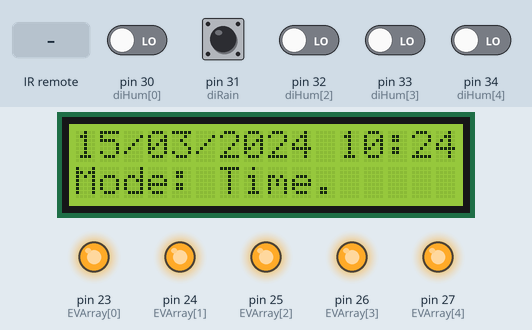
Recording of a sketch running on a simulated Arduino Mega 2560, built for the host (arithmetic inside an expression is 32-bit, double 64-bit). Parts: 16×2 character LCD, output pins drawn as LEDs (lit = HIGH). The inputs (shaded band) are chosen by the test bench; at power-on: pin 31 (diRain) HIGH, pin 30 (diHum[0]), pin 32 (diHum[2]), pin 33 (diHum[3]), pin 34 (diHum[4]) LOW. The local clock reads 2024-03-15 10:24:30 at power-on unless the sketch sets it; what the sketch prints to the serial monitor is not drawn.

Above: at 1.2 s.
1.3 s: infrared code 0xFF4AB5 received
At 1.6 s:
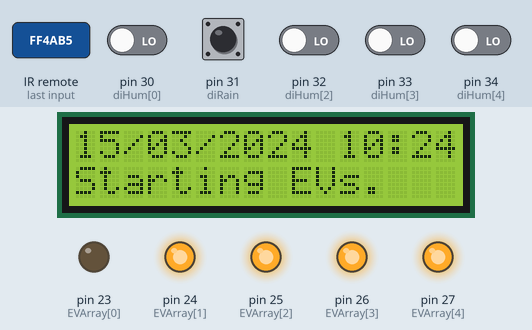
3.8 s: infrared code 0xFF52AD received
At 6.7 s:
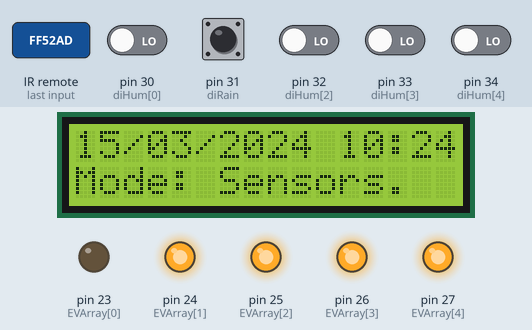
6.8 s: infrared code 0xFF42BD received
At 9.47 s:
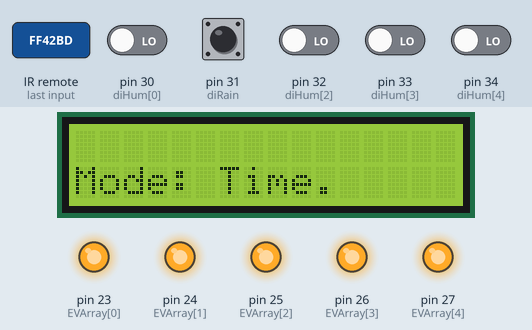
Timing chart, 0 to 11.0 s (numbered marks = the images above; inputs shaded):
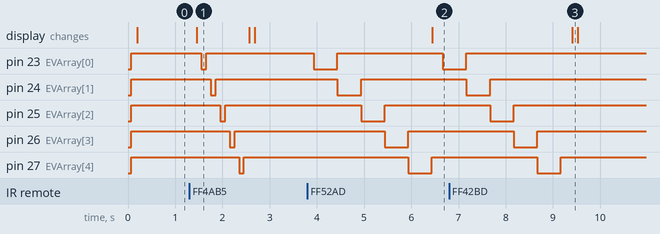

The sketch:

sistemaIrrigazioneTPS_v4.ino
```cpp
/* Importo Libreria Wire per gestire il protocollo I2C */
#include <Wire.h>

/* Importo le Librerie per gestire il Real Time Clock */
#include <Time.h>
#include <RTClib.h>

/* Importo la Libreria per gestire il protocollo I2C dell'LCD */
#include <LiquidCrystal_I2C.h>

/* Importo Librerie per gestire il sensore ad infrarossi */
#include <IRremoteInt.h>
#include <IRremote.h>

/* Definizione Pulsanti Telecomando */
#define OK_BUTTON 16712445
#define ZERO_BUTTON 16730805
#define ONE_BUTTON 16738455
#define TWO_BUTTON 16750695
#define THREE_BUTTON 16756815
#define FOUR_BUTTON 16724175
#define FIVE_BUTTON 16718055
#define STAR_BUTTON 16728765    /* Time Mode */
#define HASHTAG_BUTTON 16732845 /* Sensors Mode */

/* definisco il numero di elettrovalvole */
#define NUM_EV 5

/* Setto il pin del Ricevitore Infrarossi */
#define RECV_PIN 22

/* Definisco il pin di entrata del sensore di pioggia */
#define diRain 31

/* La variabile contiene il valore orario da raggiongere per poter innaffiare */
String hourToMatch = "08:00";

/* Definisco un enum per lo stato */
enum STATO {
  READ = 0,
  FETCH,
  ACTIVATE,
  WRITE
};

/* Definisco una variabile int a 8 bit per lo stato */
uint8_t stato;

/* Il primo avvio viene fatto con la modalità a tempo */
bool onHour = true;

/* Dichiaro un vettore che contiene lo stato del sensore di umidità (true = attivo) */
int humBool[NUM_EV] = {true, true, true, true, true};

/* Dichiaro un vettore con i pin dei digital input dei sensori di umidità */
int diHum[NUM_EV] = {30, 31, 32, 33, 34};

/* Dichiaro un vettore con i pin del digital output delle elettrovalvole */
int EVArray[NUM_EV] = {23, 24, 25, 26, 27};

/* Dichiaro un vettore di booleani dove chiederò se la pianta ha bisgno di acqua */
bool hum[NUM_EV];

/* Creo un'istanza del ricevitore ad infrarossi */
IRrecv irrecv(RECV_PIN);

/* Metto i risultati del decoding del sensore in una variabile di tipo decode_results */
decode_results results;

/* Creo un'istanza del Real Time Clock */
RTC_DS3231 rtc;

/* Creo un'istanza del LCD */
LiquidCrystal_I2C lcd(0x27, 16, 2);


 /* * * * * * * * * * * * * * * * * * * * * * * /
 *  Funzione: setup()                          *
 *  Params: -\-                                *
 *  Info: -\-                                  *
 / * * * * * * * * * * * * * * * * * * * * * * */

void setup() {
  int i = 0;

  Wire.begin();

  if(rtc.lostPower()) {
    rtc.adjust(DateTime(F(__DATE__), F(__TIME__)));
  }

  lcd.init();
  lcd.backlight();
  lcd.clear();
  lcd.setCursor(0, 0);

  pinMode(22, OUTPUT);

  for(; i < NUM_EV; i++) {
    pinMode(EVArray[i], OUTPUT);
    digitalWrite(EVArray[i], HIGH);
  }

  Serial.begin(9600);

  irrecv.enableIRIn();

  stato = STATO::READ;
}


 /* * * * * * * * * * * * * * * * * * * * * * * /
 *  Funzione: loop()                           *
 *  Params: -\-                                *
 *  Info: -\-                                  *
 / * * * * * * * * * * * * * * * * * * * * * * */

void loop() {
  bool rain;

  switch (stato) {
    case STATO::READ:
      if(onHour) {
        writeLine("Mode: Time.", 1, 100);
      } else {
        writeLine("Mode: Sensors.", 1, 100);
      }

      getTime();
      rain = checkForRain();
      checkHum();
      stato = STATO::FETCH;
      break;

    case STATO::FETCH:
      Serial.println("In Fetch");
      fetch();
      stato = STATO::ACTIVATE;
      break;

    case STATO::ACTIVATE:
      Serial.println("In Activate");
      if(!rain) {
        if(onHour) {
          atCertainTime();
        } else {
            needsWater();
        }
      }
      stato = STATO::READ;
      break;
  }
}


 /* * * * * * * * * * * * * * * * * * * * * * * /
 *  Funzione: startEV()                        *
 *  Params: -\-                                *
 *  Info: Starts all EVs.                      *
 / * * * * * * * * * * * * * * * * * * * * * * */

void startEV() {
  int i = 0;

  String msg = "Starting EVs.";
  writeLine(msg, 1, 100);

  for (; i < NUM_EV; i++) {
    digitalWrite(EVArray[i], LOW);
    delay(100);
    digitalWrite(EVArray[i], HIGH);
    delay(100);
  }

}


 /* * * * * * * * * * * * * * * * * * * * * * * /
 *  Funzione: writeLine()                      *
 *  Params: messaggio: message to print        *
 *          line: where the msg will be printed*
 *          delayMS: delay in milliseconds     *
 *  Info: Writes a String to the LCD           *
 / * * * * * * * * * * * * * * * * * * * * * * */

void writeLine(String messaggio, int line, int delayMS){
  int lunghezza = messaggio.length();
  int i = 0;
  lcd.setCursor(0, line);
  lcd.print(messaggio);
  delay(delayMS);
}


 /* * * * * * * * * * * * * * * * * * * * * * * /
 *  Funzione: checkForRain()                   *
 *  Params: -\-                                *
 *  Info: Check if is not raining              *
 / * * * * * * * * * * * * * * * * * * * * * * */

bool checkForRain() {
  bool isRaining = digitalRead(diRain);

  return !isRaining;
}


 /* * * * * * * * * * * * * * * * * * * * * * * /
 *  Funzione: checkHum()                       *
 *  Params: -\-                                *
 *  Info: Checks any sensor to know if the     *
 *        humidity is over the selected level  *
 / * * * * * * * * * * * * * * * * * * * * * * */

void checkHum() {
  int i = 0;

  for(; i < NUM_EV; i++) {
    hum[i] = digitalRead(diHum[i]);
  }
}


 /* * * * * * * * * * * * * * * * * * * * * * * /
 *  Funzione: fetch()                          *
 *  Params: -\-                                *
 *  Info: checks the information sent with the *
 *        IR Remote                            *
 / * * * * * * * * * * * * * * * * * * * * * * */

void fetch() {
  String msg;
  Serial.println("In Fetch");

  while (irrecv.decode(&results)) {
    switch (results.value) {
      case ZERO_BUTTON:
        startEV();
        lcd.clear();
        break;

      case ONE_BUTTON:
        humBool[0] = !humBool[0];
        break;

      case TWO_BUTTON:
        humBool[1] = !humBool[1];
        break;

      case THREE_BUTTON:
        humBool[2] = !humBool[2];
        break;

      case FOUR_BUTTON:
        humBool[3] = !humBool[3];
        break;

      case FIVE_BUTTON:
        humBool[4] = !humBool[4];
        break;

       case STAR_BUTTON:
        lcd.clear();
        onHour = true;
        break;

       case HASHTAG_BUTTON:
        onHour = false;
        break;
    }
    Serial.println(results.value);
    irrecv.resume();
  }
}


 /* * * * * * * * * * * * * * * * * * * * * * * /
 *  Funzione: needsWater()                     *
 *  Params: -\-                                *
 *  Info: Turn on the EV if the corresponding  *
 *        plant needs water                    *
 / * * * * * * * * * * * * * * * * * * * * * * */

void needsWater() {
  int i = 0;

  for(; i < NUM_EV; i++) {
    if(diHum[i]) {
      digitalWrite(EVArray[i], LOW);
      delay(500);
      digitalWrite(EVArray[i], HIGH);
    }
  }
}


 /* * * * * * * * * * * * * * * * * * * * * * * /
 *  Funzione: atCertainTime()                  *
 *  Params: -\-                                *
 *  Info: checks if a certain time is reached  *
 / * * * * * * * * * * * * * * * * * * * * * * */

char atCertainTime() {
  DateTime now;
  now = rtc.now();
  int i;
  bool isEqual = true;

  char cTime[5];
  sprintf(cTime, "%02d/%02d", now.hour(), now.minute());

  for(i = 0; i < sizeof(hourToMatch); i++) {
    if(cTime[i] != hourToMatch[i]) {
      isEqual = false;
      break;
    }

    if(isEqual) {
      startEV();
    }
  }

  return *cTime;
}


 /* * * * * * * * * * * * * * * * * * * * * * * /
 *  Funzione: getTime()                        *
 *  Params: -\-                                *
 *  Info: Gets and prints periodically-updated *
 *        time                                 *
 / * * * * * * * * * * * * * * * * * * * * * * */

void getTime() {
  Serial.println("In getTime");

  DateTime now;
  now = rtc.now();

  char cTime_ = atCertainTime();
  char currentDateTime[30];

  sprintf(currentDateTime, "%02d/%02d/%04d %02d:%02d", now.day(), now.month(), now.year(), now.hour(), now.minute());
  Serial.println(currentDateTime);
  writeLine(currentDateTime, 0, 100);
}
```

Measured:
- after the input at 1.3 s, pin 23 (EVArray[0]): HIGH → LOW after 0.26 s, → HIGH 0.10 s later; pin 24 (EVArray[1]): HIGH → LOW after 0.46 s, → HIGH 0.10 s later
- after the input at 3.8 s, pin 23 (EVArray[0]): HIGH → LOW after 0.14 s, → HIGH 0.50 s later, → LOW 2.2 s later; pin 24 (EVArray[1]): HIGH → LOW after 0.64 s, → HIGH 0.50 s later
- after the input at 6.8 s, pin 23 (EVArray[0]): goes on until 7.2 s, then stays HIGH; pin 24 (EVArray[1]): goes on until 7.7 s, then stays HIGH
- what the display in image 1 shows lasts 1.1 s, from 1.5 s to 2.6 s
